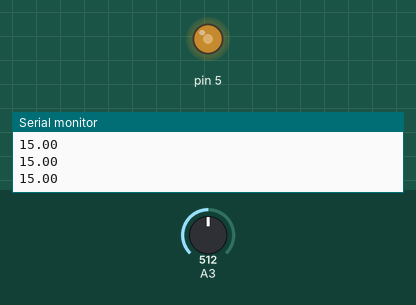
A sketch run on a simulated Arduino Uno, built with avr-gcc and run on an emulated ATmega328P. Shown: output pins drawn as LEDs (lit = HIGH), the last lines printed to the serial monitor. Inputs (shaded band) come from the test bench; at power-on: A3 = 512.

Above: at 1.2 s.
1.3 s: A3 set to 716
At 2.5 s:
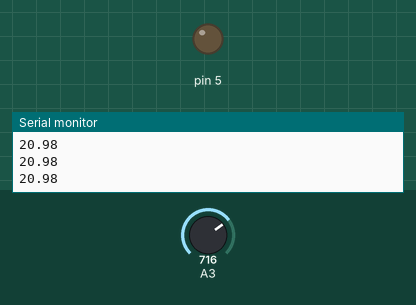
2.8 s: A3 set to 543
5.8 s: A3 set to 535
At 6.6 s:
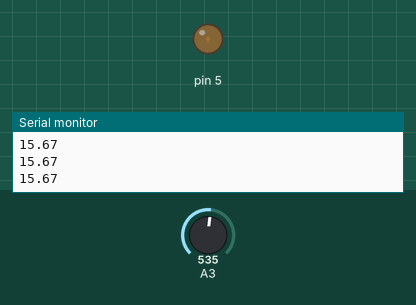
8.8 s: A3 set to 511
At 10.1 s:
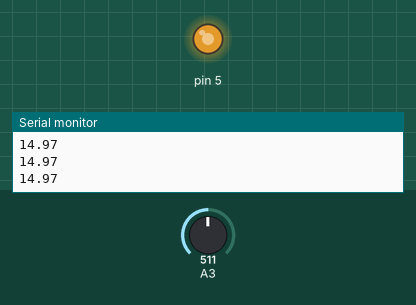
10.4 s: A3 set to 306
At 11.6 s:
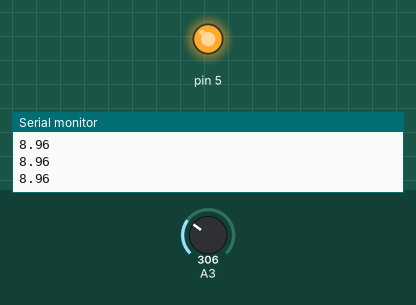
11.9 s: A3 set to 900
At 13.1 s:
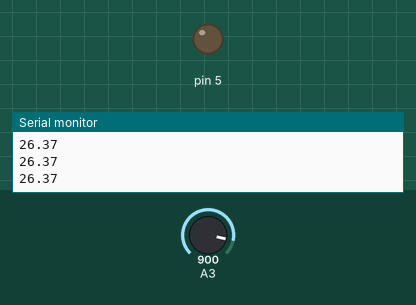
Timing chart, 0 to 14.4 s (numbered marks = the images above; inputs shaded):
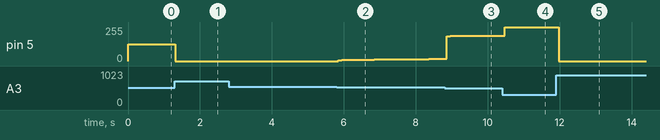

Measured:
- after the input at 1.3 s, pin 5: 127/255 → 0/255 at once
- after the input at 5.8 s, pin 5: 0/255 → 4/255 at once, → 8/255 0.10 s later, → 12/255 0.91 s later, → 17/255 1.5 s later
- after the input at 8.8 s, pin 5: 17/255 → 187/255 after 0.06 s, → 191/255 0.10 s later
- after the input at 10.4 s, pin 5: 191/255 → 255/255 after 0.07 s
- after the input at 11.9 s, pin 5: 255/255 → 0/255 after 0.08 s

The sketch:

pid.ino
```cpp
long int s = 127;
double ee=0;
double ePrior=0;
double eLatter=0;
void setup() {
  // put your setup code here, to run once:
Serial.begin(9600);
float in = 4;
float st = 2.5;
pinMode(A3, INPUT );
pinMode(5 , OUTPUT);


}

void loop() {
  // put your main code here, to run repeatedly:
int a = analogRead(A3);
float x = (a/1024.0)*30.0;
//float x = (v - 0.22)*(27/4.31);
double p = 15;
double e = p-x;
ePrior = (e - eLatter);

eLatter = e;
ee += e;
s = 60*e  - 0.1*ee- 2*ePrior ;
s=(s+30)*255/60;
if(s > 255){
  s = 255;
}
if(s < 0){
  s = 0;
}
Serial.println(x);

analogWrite(5 , s);
delay(100);
//
//if(e < -0.2)
//{
//analogWrite(5 , s);
//}
//
//else if(e > 0.2)
//{
//analogWrite(5 , s);
//}
//
//else
//{
//  analogWrite(5 , 127);
////
//}
//Serial.print("this is e: ");
//Serial.println(e);
//Serial.print("this is s: ");
//Serial.println(s);
//Serial.print("x : ");
//Serial.println(x);
//delay(10);

}
```
